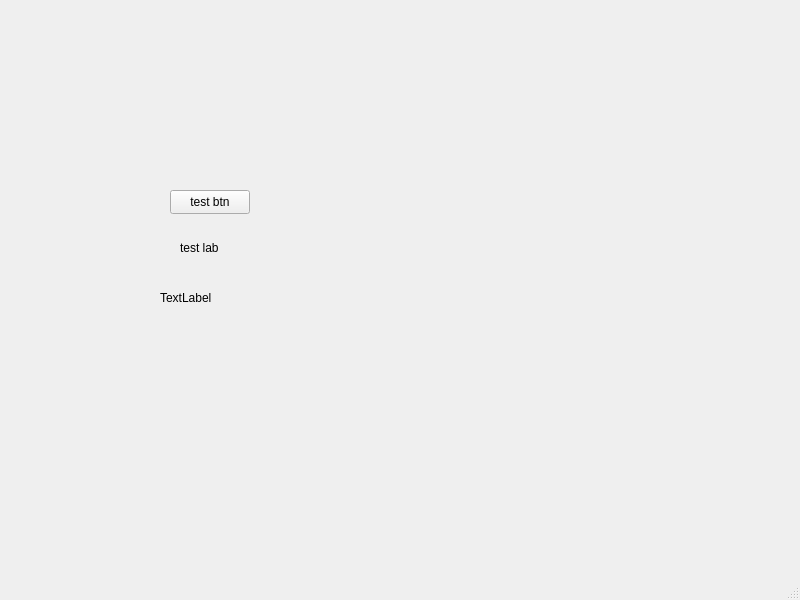
<?xml version="1.0" encoding="UTF-8"?>
<ui version="4.0">
 <class>MainWindow</class>
 <widget class="QMainWindow" name="MainWindow">
  <property name="geometry">
   <rect>
    <x>0</x>
    <y>0</y>
    <width>800</width>
    <height>600</height>
   </rect>
  </property>
  <property name="windowTitle">
   <string>MainWindow</string>
  </property>
  <widget class="QWidget" name="centralwidget">
   <widget class="QPushButton" name="pushButton">
    <property name="geometry">
     <rect>
      <x>170</x>
      <y>190</y>
      <width>80</width>
      <height>24</height>
     </rect>
    </property>
    <property name="text">
     <string>test btn</string>
    </property>
   </widget>
   <widget class="QLabel" name="label">
    <property name="geometry">
     <rect>
      <x>180</x>
      <y>240</y>
      <width>53</width>
      <height>16</height>
     </rect>
    </property>
    <property name="text">
     <string>test lab</string>
    </property>
   </widget>
   <widget class="QLabel" name="label_2">
    <property name="geometry">
     <rect>
      <x>160</x>
      <y>290</y>
      <width>53</width>
      <height>16</height>
     </rect>
    </property>
    <property name="text">
     <string>TextLabel</string>
    </property>
   </widget>
  </widget>
  <widget class="QMenuBar" name="menubar">
   <property name="geometry">
    <rect>
     <x>0</x>
     <y>0</y>
     <width>800</width>
     <height>21</height>
    </rect>
   </property>
  </widget>
  <widget class="QStatusBar" name="statusbar"/>
 </widget>
 <resources/>
 <connections/>
</ui>
